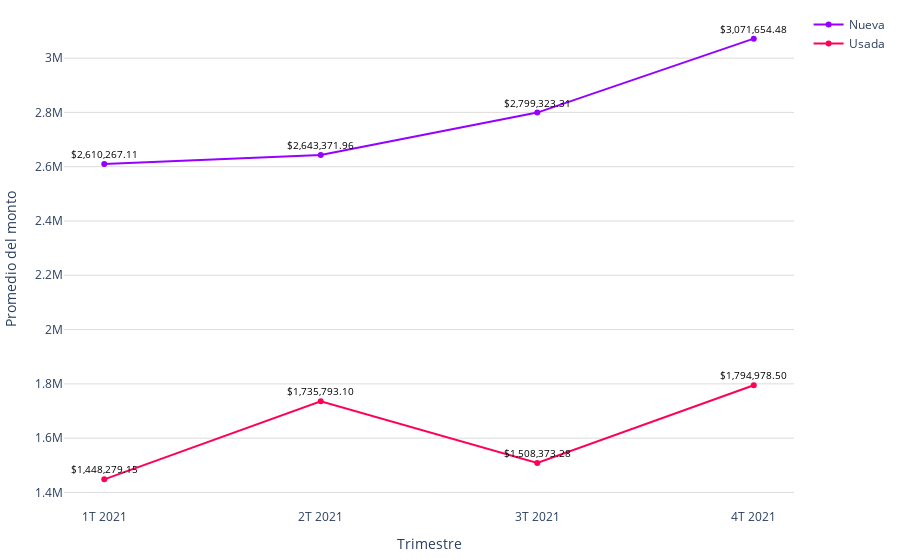

Write notebook code for a chart like this one.
### Code cell
# Datos
trimestres = promedio_monto_por_modalidad_mes['trimestre']
modalidades = promedio_monto_por_modalidad_mes['modalidad']
promedios = promedio_monto_por_modalidad_mes['promedio']

# Limpiar las cadenas de promedio y convertirlas a números
promedios_limpios = [float(promedio.replace(',', '')) for promedio in promedios]

colors = ['#9500ff', '#ff0059']
fig = go.Figure()

# Agregar líneas para cada modalidad
for i, modalidad in enumerate(modalidades.unique()):
    df_modalidad = promedio_monto_por_modalidad_mes[promedio_monto_por_modalidad_mes['modalidad'] == modalidad]
    fig.add_trace(go.Scatter(
        x=df_modalidad['trimestre'],
        y=df_modalidad['promedio'].apply(lambda x: float(x.replace(',', ''))),  # Usar los promedios limpios
        mode='markers+lines',
        name=modalidad,
        line=dict(color=colors[i % len(colors)])  # Asignar colores a las líneas
    ))

fig.update_layout(
    #title='Promedio de valor de créditos para viviendas nuevas y usadas (2023)',
    xaxis=dict(title='Trimestre'),
    yaxis=dict(title='Promedio del monto', gridcolor='#dddcda'),
    margin=dict(l=10, r=10, t=10, b=10),  # Ajusta los márgenes (left, right, top, bottom)
    plot_bgcolor='rgba(0,0,0,0)',  # Color de fondo del gráfico
)

# Agregar etiquetas de texto a los puntos con símbolo de dólar
for trace in fig.data:
    df_modalidad = promedio_monto_por_modalidad_mes[promedio_monto_por_modalidad_mes['modalidad'] == trace.name]
    for i, point in enumerate(trace.y):
        # Formatear el promedio con símbolo de dólar
        promedio_con_dolar = f'${df_modalidad.iloc[i]["promedio"]}'
        fig.add_annotation(
            x=trace.x[i],
            y=point,
            text=promedio_con_dolar,
            showarrow=False,
            font=dict(color='black', size=10),
            yshift=10
        )

# Exportar gráfica como archivo HTML
def guardar_grafico_como_html(fig, nombre_archivo, carpeta='assets\graficas'):
    # Crear la carpeta si no existe
    if not os.path.exists(carpeta):
        os.makedirs(carpeta)
    
    config = {
        'displaylogo': False,  # Ocultar el logo de Plotly
        'modeBarButtonsToRemove': [
            'toImage',       # Botón para guardar como imagen
            'select2d',      # Box select
            'lasso2d',       # Lasso select
            'resetScale2d',  # Reset Axes
        ]
    }
    # Gráfica como archivo HTML en la carpeta especificada
    pio.write_html(fig, f'{carpeta}/{nombre_archivo}.html', config=config)


guardar_grafico_como_html(fig, 'g_scatt_creditos_nuevausada_2021', carpeta='assets\graficas')
fig.show()

### Figure 1 — Plotly figure (JSON) as saved in the notebook; plotly's stock layout.template omitted (floating-point values rounded to 4 significant figures)
{"data": [{"line": {"color": "#9500ff"}, "mode": "markers+lines", "name": "Nueva", "type": "scatter", "x": ["1T 2021", "2T 2021", "3T 2021", "4T 2021"], "y": [2610000.0, 2643000.0, 2799000.0, 3072000.0]}, {"line": {"color": "#ff0059"}, "mode": "markers+lines", "name": "Usada", "type": "scatter", "x": ["1T 2021", "2T 2021", "3T 2021", "4T 2021"], "y": [1448000.0, 1736000.0, 1508000.0, 1795000.0]}], "layout": {"annotations": [{"font": {"color": "black", "size": 10}, "showarrow": false, "text": "$2,610,267.11", "x": "1T 2021", "y": 2610000.0, "yshift": 10}, {"font": {"color": "black", "size": 10}, "showarrow": false, "text": "$2,643,371.96", "x": "2T 2021", "y": 2643000.0, "yshift": 10}, {"font": {"color": "black", "size": 10}, "showarrow": false, "text": "$2,799,323.31", "x": "3T 2021", "y": 2799000.0, "yshift": 10}, {"font": {"color": "black", "size": 10}, "showarrow": false, "text": "$3,071,654.48", "x": "4T 2021", "y": 3072000.0, "yshift": 10}, {"font": {"color": "black", "size": 10}, "showarrow": false, "text": "$1,448,279.15", "x": "1T 2021", "y": 1448000.0, "yshift": 10}, {"font": {"color": "black", "size": 10}, "showarrow": false, "text": "$1,735,793.10", "x": "2T 2021", "y": 1736000.0, "yshift": 10}, {"font": {"color": "black", "size": 10}, "showarrow": false, "text": "$1,508,373.28", "x": "3T 2021", "y": 1508000.0, "yshift": 10}, {"font": {"color": "black", "size": 10}, "showarrow": false, "text": "$1,794,978.50", "x": "4T 2021", "y": 1795000.0, "yshift": 10}], "margin": {"b": 10, "l": 10, "r": 10, "t": 10}, "plot_bgcolor": "rgba(0,0,0,0)", "xaxis": {"title": {"text": "Trimestre"}}, "yaxis": {"gridcolor": "#dddcda", "title": {"text": "Promedio del monto"}}}}
